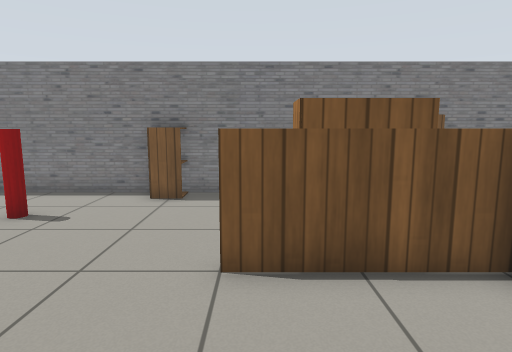
View 1 (above)

17 first-person views from a walk through a Gazebo world. The camera is 1 m above the floor, tilts 8° down and sees 75° across. The floor is counted in squares, 0.5 m on a side. Each view is taken from the middle of a square. On the plan, view 1 faces up. The plan holds only what a view shows up to about 18 squares ahead; the rest is blank. Gazebo's built-in surfaces are drawn with simple patterns.

View 2
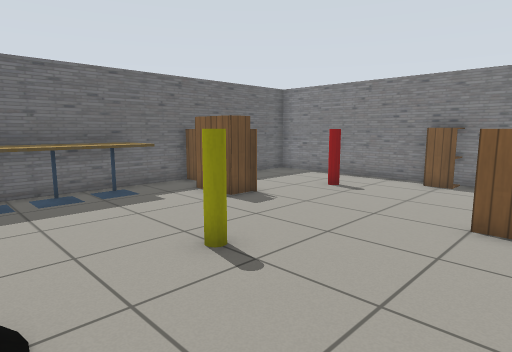

View 3
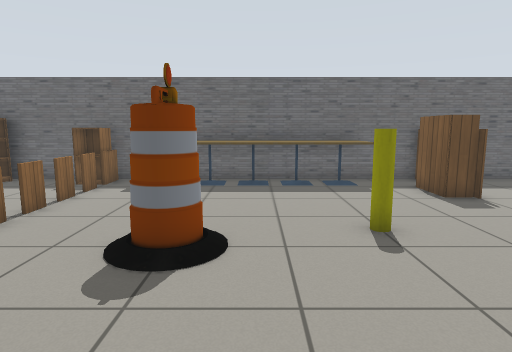

View 4
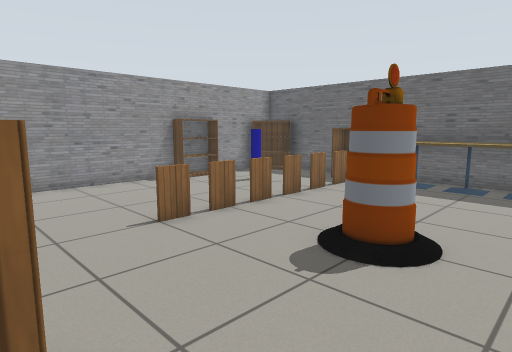

View 5
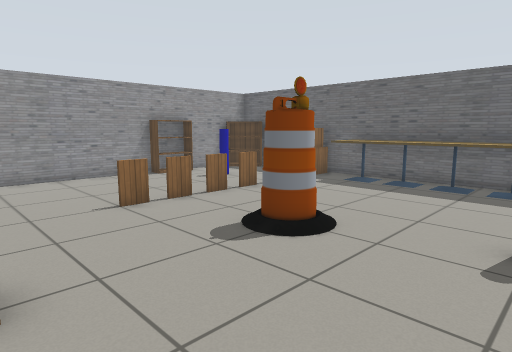

View 6
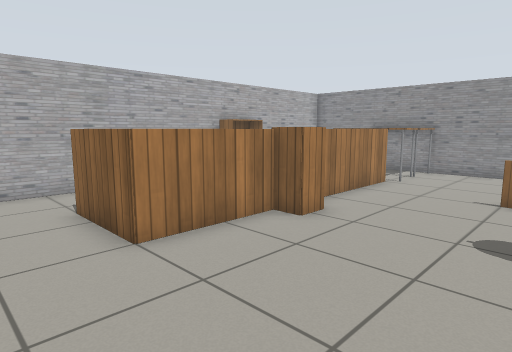

View 7
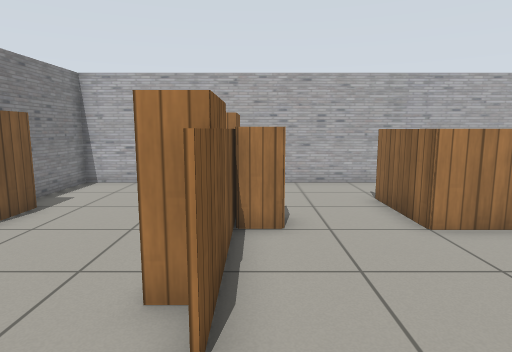

View 8
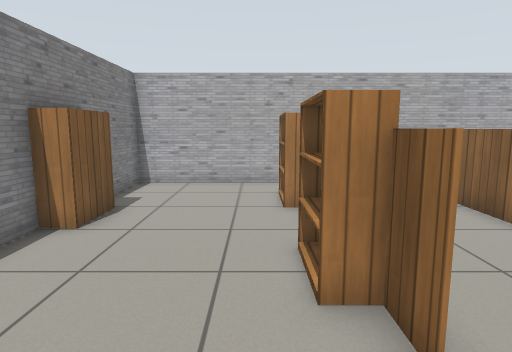

View 9
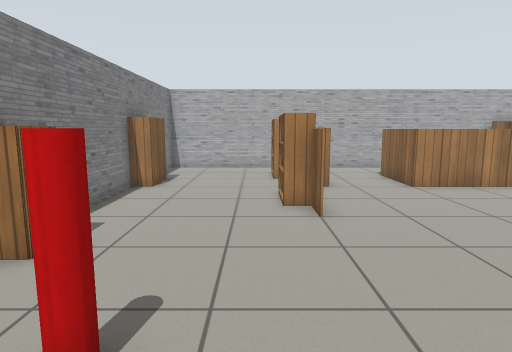

View 10
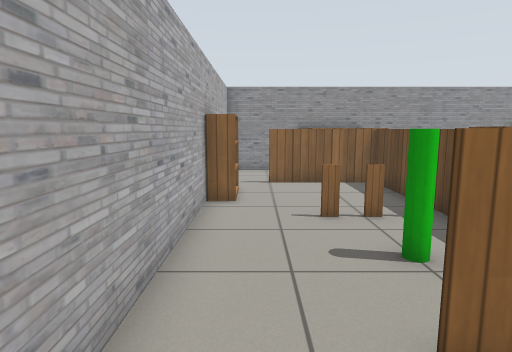

View 11
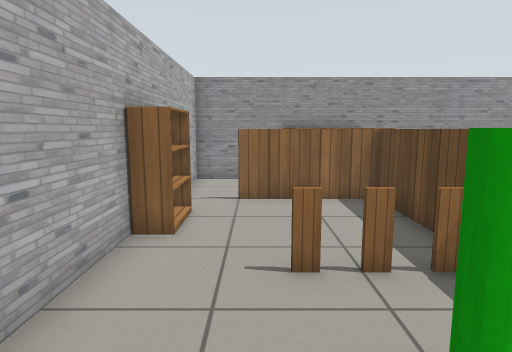

View 12
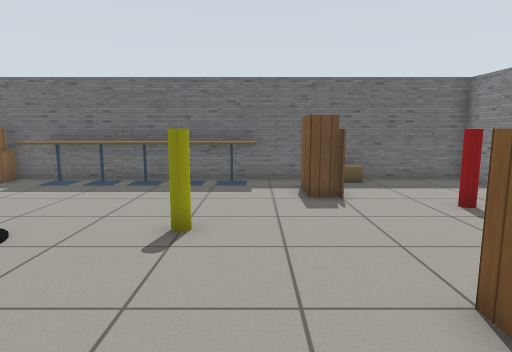

View 13
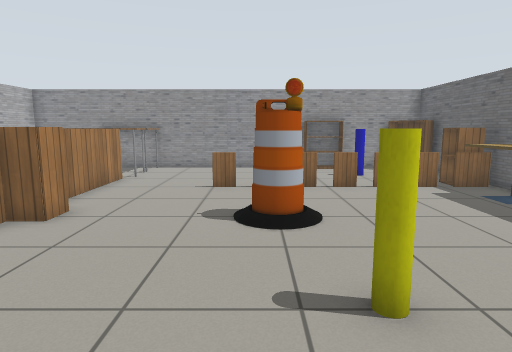

View 14
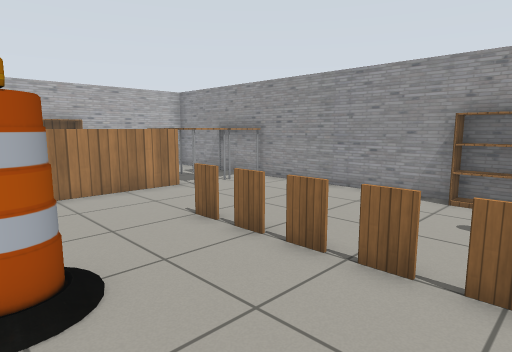

View 15
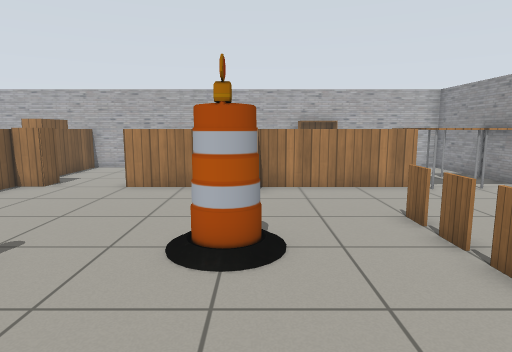

View 16
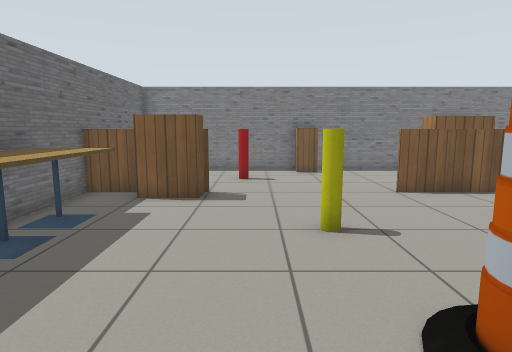

View 17
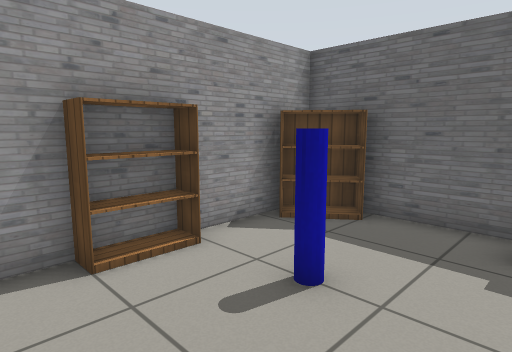

### Floor plan
Ten units are one square. View 1 is at (0, 0); x grows to the right and y downward. Boxes are objects, and circles mark ways between rooms. Rooms are numbered by the first view taken in them; rooms with no view inside come last. Other rooms are left out.
<svg viewBox="-110 -110 210 250">
<path fill="none" stroke="#000" d="M-6 -45 5 -45 -5 -45M35 -5 65 -5M94 -5 94 -104 -104 -104 -104 134 35 134M35 31 35 -5M-14 75 -5 75M-28 75 -19 75M-41 75 -32 75M45 -45 24 -45M-88 -45 -105 -45M-56 75 -46 75M-70 75 -60 75M-84 75 -75 75M35 95 35 44M95 -45 76 -45M94 45 94 -5M60 45 65 45M50 45 55 45M35 134 94 134 94 45M65 95 75 95M35 45 35 95"/>
<rect x="-105" y="115" width="20" height="20" fill="#bbb"><title>bookshelf</title></rect>
<rect x="-105" y="75" width="20" height="10" fill="#bbb"><title>cabinet</title></rect>
<rect x="-105" y="45" width="20" height="20" fill="#bbb"><title>cafe table</title></rect>
<rect x="-105" y="35" width="20" height="10" fill="#bbb"><title>cafe table</title></rect>
<rect x="-105" y="15" width="20" height="20" fill="#bbb"><title>cafe table</title></rect>
<rect x="-105" y="-5" width="20" height="20" fill="#bbb"><title>cafe table</title></rect>
<rect x="-105" y="-25" width="20" height="20" fill="#bbb"><title>cafe table</title></rect>
<rect x="-105" y="-65" width="10" height="20" fill="#bbb"><title>cardboard box</title></rect>
<rect x="-85" y="-45" width="20" height="10" fill="#bbb"><title>bookshelf</title></rect>
<rect x="-75" y="95" width="20" height="20" fill="#bbb"><title>blue pole</title></rect>
<rect x="-65" y="125" width="20" height="10" fill="#bbb"><title>bookshelf</title></rect>
<rect x="-65" y="-85" width="20" height="20" fill="#bbb"><title>red pole</title></rect>
<rect x="-45" y="-15" width="20" height="20" fill="#bbb"><title>yellow pole</title></rect>
<rect x="-35" y="25" width="20" height="20" fill="#bbb"><title>barrel</title></rect>
<rect x="-35" y="-105" width="20" height="10" fill="#bbb"><title>cabinet</title></rect>
<rect x="5" y="-55" width="20" height="20" fill="#bbb"><title>bookshelf</title></rect>
<rect x="25" y="25" width="10" height="20" fill="#bbb"><title>cabinet</title></rect>
<rect x="35" y="-45" width="10" height="10" fill="#bbb"><title>cabinet</title></rect>
<rect x="35" y="-105" width="20" height="10" fill="#bbb"><title>bookshelf</title></rect>
<rect x="55" y="-55" width="20" height="20" fill="#bbb"><title>bookshelf</title></rect>
<rect x="55" y="15" width="10" height="10" fill="#bbb"><title>green pole</title></rect>
<rect x="25" y="115" width="40" height="20" fill="#bbb"><title>table</title></rect>
<rect x="25" y="95" width="40" height="20" fill="#bbb"><title>table</title></rect>
<rect x="85" y="55" width="10" height="30" fill="#bbb"><title>bookshelf</title></rect>
<circle cx="40" cy="40" r="3" fill="#2a7"/>
<circle cx="80" cy="0" r="3" fill="#2a7"/>
<circle cx="50" cy="50" r="3" fill="#2a7"/>
<circle cx="80" cy="50" r="3" fill="#2a7"/>
<text x="-20" y="0">1</text>
<text x="70" y="20">2</text>
<text x="70" y="90">3</text>
</svg>
Room 1 opens to room 2. Room 2 opens to room 3.

Where each view was taken, in squares from view 1:
view 1: 0 up, 0 right, facing up
view 2: 3 down, 1 right, facing up-left
view 3: 2 down, 3 right, facing left
view 4: 1 down, 3 right, facing down-left
view 5: 1 up, 3 right, facing down-left
view 6: 3 up, 2 left, facing down-right
view 7: 4 up, 3 left, facing right
view 8: 6 up, 3 left, facing right
view 9: 6 up, 8 left, facing right
view 10: 3 up, 8 right, facing down
view 11: 0 up, 7 right, facing down
view 12: 2 up, 3 right, facing left
view 13: 4 up, 2 left, facing down
view 14: 3 down, 7 left, facing down-right
view 15: 4 down, 8 left, facing right
view 16: 6 down, 5 left, facing up
view 17: 8 down, 3 left, facing down-left
